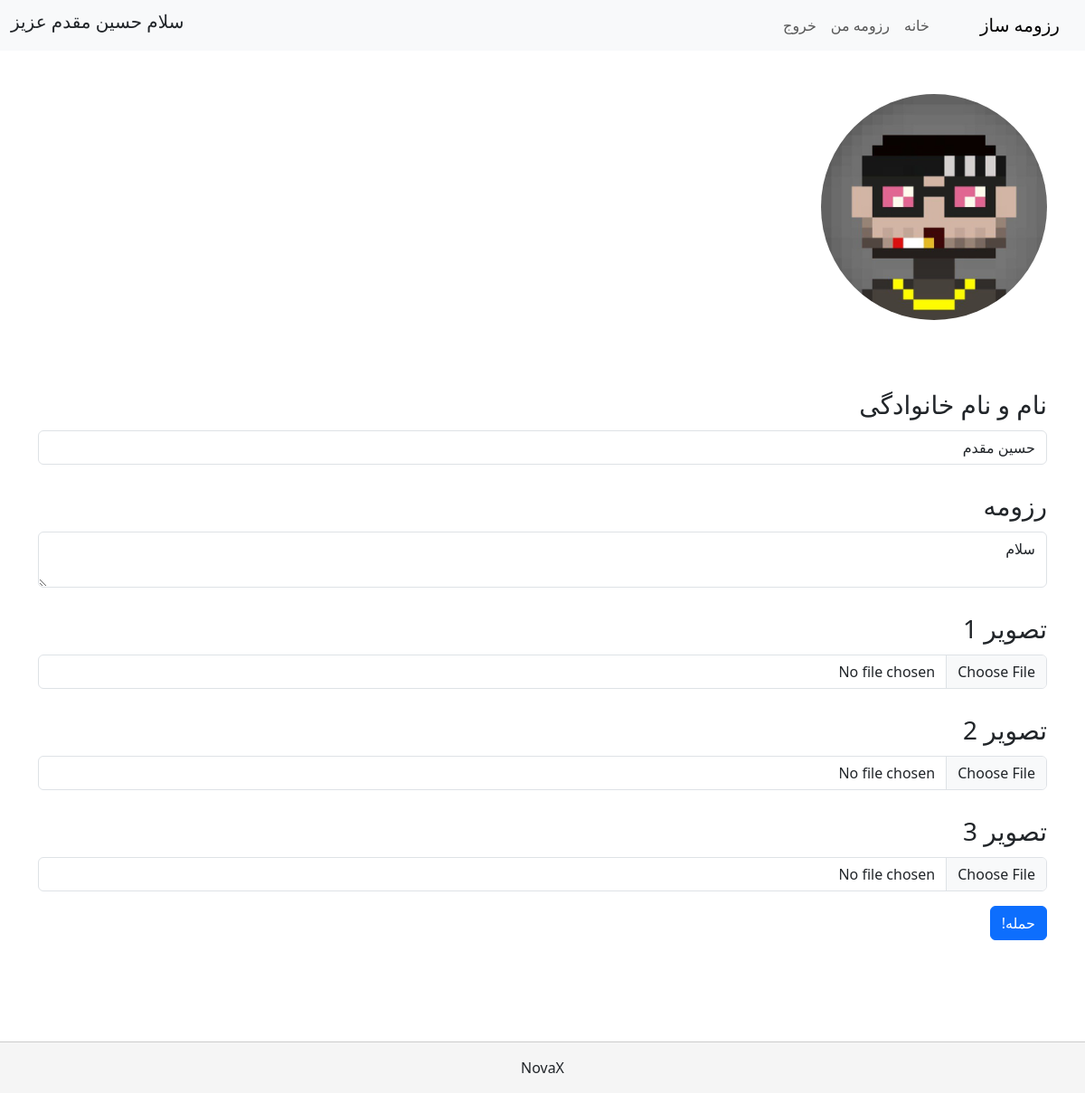
/me/ (signed in), run on the app's committed database.
### user/models.py (models this page shows)
class User(AbstractUser):
    avatar = models.ImageField(upload_to='uploads/avatar/', blank=True)
    resume = models.ForeignKey(Resume, blank=True, null=True, on_delete=models.CASCADE, related_name='user')

### resume/models.py (models this page shows)
class Resume(models.Model):
    name = models.CharField(max_length=255, null=True, blank=True)
    content = RichTextField(null=True, blank=True)
    image_1 = models.ImageField(upload_to='uploads/resume/', blank=True)
    image_2 = models.ImageField(upload_to='uploads/resume/', blank=True)
    image_3 = models.ImageField(upload_to='uploads/resume/', blank=True)

### resume/views/get_me.py (the view, shortened to what this page needs)
# urls.py: path('me/', GetMe.as_view(), name='GetMe'),
class GetMe(View):
    def get(self, request, *args, **kwargs):
        if request.user.is_authenticated:
            context = {}
            if request.user.resume:
                context['resume'] = request.user.resume
            return render(request, 'me.html', context)
        else:
            return render(request, '404.html', {})

### templates/me.html (shortened to what this page needs)
{% extends 'base.html' %}
{% load static %}
{% block content %}
    <img src="{{ request.user.avatar.url }}" alt="Avatar" width="250px" height="250px" style="border-radius: 500px">
    <form method="post" enctype="multipart/form-data" class="justify-content-center mt-5"> {% csrf_token %}
        <label for="name" class="form-label mt-4 fs-3">نام و نام خانوادگی</label>
        <input type="text" name="name" class="form-control" id="name" value="{{ resume.name }}">
        <label for="content" class="form-label mt-4 fs-3">رزومه</label>
        <textarea name="content" class="form-control" id="content">{{ resume.content }}</textarea>
        <label for="image_1" class="form-label mt-4 fs-3">تصویر 1</label>
        <input type="file" name="image_1" class="form-control" id="image_1" value="{{ resume.image_1 }}">
        <label for="image_2" class="form-label mt-4 fs-3">تصویر 2</label>
        <input type="file" name="image_2" class="form-control" id="image_2" value="{{ resume.image_2 }}">
        <label for="image_3" class="form-label mt-4 fs-3">تصویر 3</label>
        <input type="file" name="image_3" class="form-control" id="image_3" value="{{ resume.image_3 }}">
        <input type="submit" class="btn btn-primary my-3" value="حمله!">
    </form>
    <div class="p-5"></div>
{% endblock %}

### templates/base.html (shortened to what this page needs)
{% load static %}
<!DOCTYPE html>
<html lang="en">
<head>
    <link rel="stylesheet" href="{% static 'css/owl.carousel.min.css' %}">
    <link rel="stylesheet" href="{% static 'css/owl.theme.default.min.css' %}">
    <link rel="stylesheet" href="{% static 'css/bootstrap.min.css' %}">
</head>
<body dir="rtl">
<nav class="navbar navbar-expand-lg bg-body-tertiary sticky-top">
    <div class="container-fluid">
        <a class="navbar-brand ms-5" href="{% url 'Home' %}">رزومه ساز</a>
        <div class="collapse navbar-collapse" id="navbarNavAltMarkup">
            <div class="navbar-nav">
                <a class="nav-link " href="{% url 'Home' %}">خانه</a>
                {% if request.user.is_authenticated %}
                    <a class="nav-link" href="{% url 'GetMe' %}">رزومه من</a>
                    <a class="nav-link" href="{% url 'LogOut' %}">خروج</a>
                {% endif %}
            </div>
        </div>
    {% if request.user.is_authenticated %}
        <div class="d-none d-lg-block">
            <h5>سلام {{ request.user.resume.name }} عزیز</h5>
        </div>
    {% endif %}
    </div>
</nav>
<main class="container mt-5">
    {% block content %}{% endblock %}
</main>
<footer style="background-color: whitesmoke; border-top: 1px solid rgba(0,0,0,0.17)"
        class="text-center p-3 sticky-bottom">
    NovaX
</footer>
</body>
</html>

### data on the page
User: user.resume.name "حسین مقدم", user.avatar (picture)
Resume: name "حسین مقدم", content "سلام"
